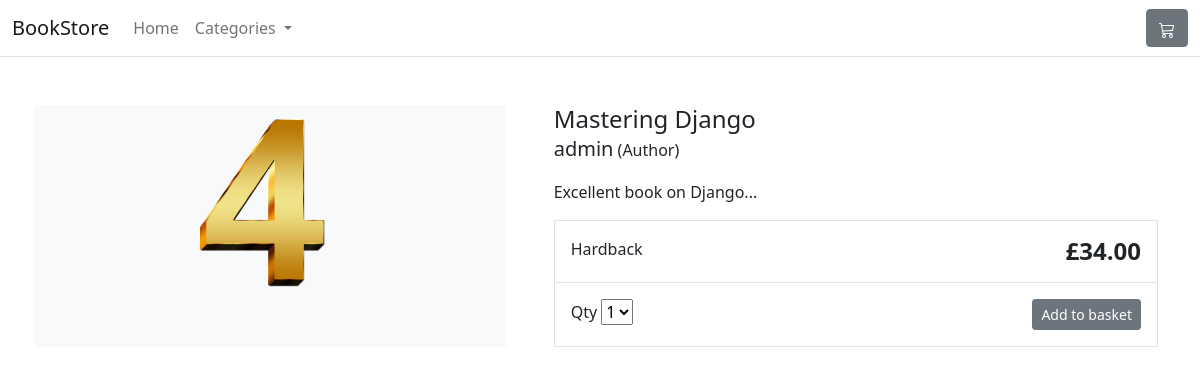
Page /item/mastering-django/ on the committed database.
### allapps/store/models.py (models this page shows, shortened)
class Product(models.Model):
    category = models.ForeignKey(
        Category, related_name='product', on_delete=models.CASCADE)
    created_by = models.ForeignKey(
        User, on_delete=models.CASCADE, related_name='product_creator')
    title = models.CharField(max_length=255)
    author = models.CharField(max_length=255, default='admin')
    description = models.TextField(blank=True)
    image = models.ImageField(upload_to='images/')
    slug = models.SlugField(max_length=255)
    price = models.DecimalField(max_digits=4, decimal_places=2)
    in_stock = models.BooleanField(default=True)
    is_active = models.BooleanField(default=True)
    created = models.DateTimeField(auto_now_add=True)
    updated = models.DateTimeField(auto_now=True)
    objects = models.Manager()
    products = ProductManager()
    class Meta:
        verbose_name_plural = 'products'
        ordering = ('-created',)

### allapps/store/views.py (the view)
# urls.py: path('item/<slug:slug>/', views.product_detail, name='product_detail'),
def product_detail(request, slug):
    product = get_object_or_404(Product, slug=slug, in_stock=True)
    return render(request, 'store/products/detail.html', {'product': product})

### allapps/store/models.py (called while the page is built)
    def get_absolute_url(self):
        return reverse('store:category_list', args=[self.slug])

### allapps/store/views.py (called while the page is built)
def categories(request):
    return {
        'categories': Category.objects.all()
    }

### templates/store/products/detail.html (shortened to what this page needs)
{% extends 'base.html' %}
{% load static %}
{% block content %}
<div class="container">
    <main class="pt-5">
        <div class="row g-3">
            <div class="col-md-5 col-lg-5 order-md-first bg-light">
                <img class="img-fluid mx-auto d-block" width="200px" alt="Responsive image" src="{{ product.image.url }}">
            </div>
            <div class="col-md-7 col-lg-7 ps-md-3 ps-lg-5">
                <h1 class="mb-0 h4">{{ product.title }}</h1>
                <p><span class="lead">{{ product.author }}</span> (Author)</p>
                <p>{{ product.description|slice:":355" }}...</p>
                <div class="border">
                    <div class="col border-bottom">
                        <div class="row p-3">
                            <div class="col-6">Hardback</div>
                            <div class="col-6 text-end"><span class="h4 fw-bold">£{{ product.price }}</span></div>
                        </div>
                    </div>
                    <div class="col">
                        <div class="row p-3">
                            <div class="col-6">
                                <label for="select">Qty</label>
                                <select id="select">
                                    <option value="">1</option>
                                </select>
                            </div>
                            <div class="col-6 text-end"><button type="button" class="btn btn-secondary btn-sm">Add to
                                    basket</button></div>
                        </div>
                    </div>
                </div>
            </div>
        </div>
    </main>
</div>
{% endblock %}

### rows in the picture
Product: image (picture), title "Mastering Django", author "admin", description "Excellent book on Django", price "34.00"
